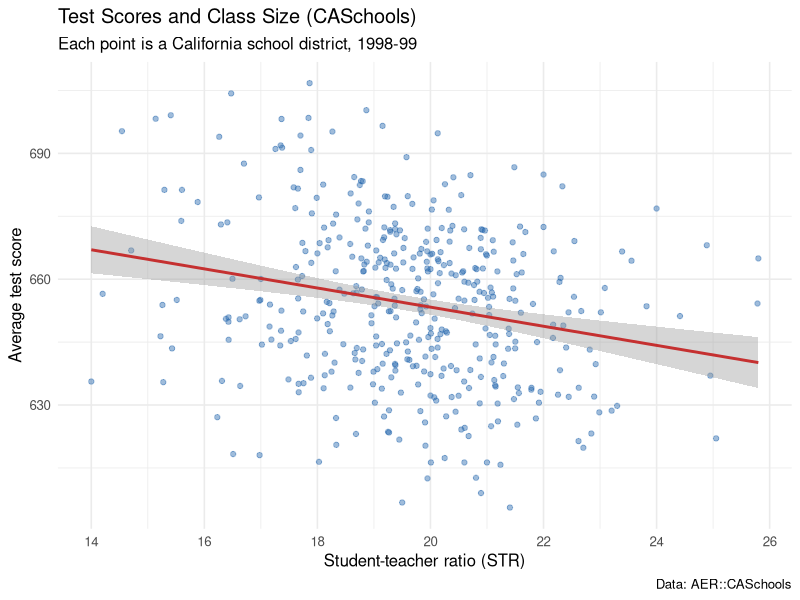
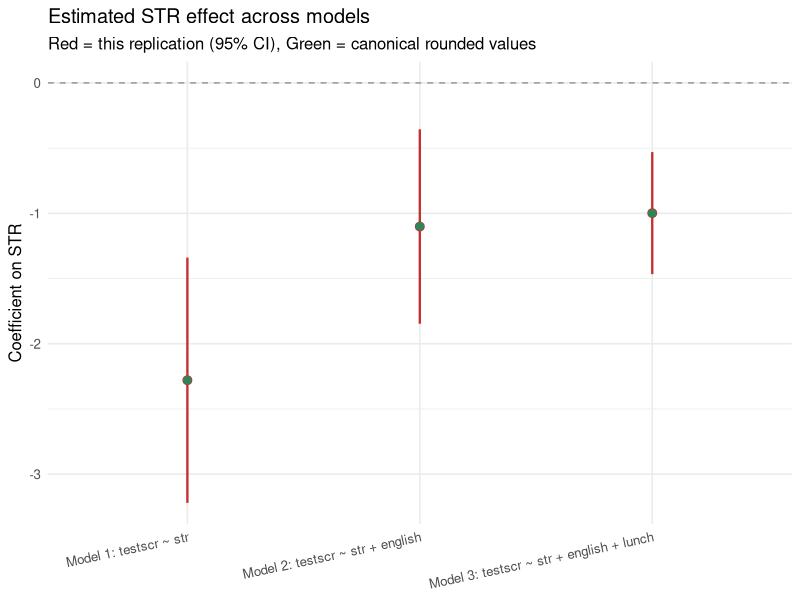

These figures' R source, in order:
suppressPackageStartupMessages({
  library(AER)
  library(tidyverse) })

dir.create("outputs", showWarnings = FALSE)

data("CASchools", package = "AER")

schools <- CASchools |>
  mutate(
    testscr = (read + math) / 2,
    str = students / teachers,
    english_pct = english,
    lunch_pct = lunch)

# Canonical specifications used in the Stock & Watson example.

# Model 1: baseline — does class size alone predict test scores?
# We expect negative coefficient on str (larger classes → lower scores, ~-2.28).
m1 <- lm(testscr ~ str, data = schools)

# Model 2: adds English-learner share to address omitted variable bias.
# Districts with high STR tend to also have more English learners (who score lower),
# so Model 1 likely overstates the pure class-size effect. Controlling for
# english_pct absorbs that confound; the STR coefficient shrinks toward ~-1.10.
m2 <- lm(testscr ~ str + english_pct, data = schools)

# Model 3: here we add lunch share (free/reduced-price lunch = poverty proxy).
# Controls further for socioeconomic disadvantage across districts. STR shrinks
# again toward ~-1.00, better isolating the class-size effect from poverty.
m3 <- lm(testscr ~ str + english_pct + lunch_pct, data = schools)

# Collect the STR coefficient and its standard error from each model into one table.
# str_se is used to build 95% confidence intervals: estimate ± 1.96 × SE.
coef_tbl <- tibble(
  model = c(
    "Model 1: testscr ~ str",
    "Model 2: testscr ~ str + english",
    "Model 3: testscr ~ str + english + lunch"),
  str_estimate = c(coef(m1)["str"], coef(m2)["str"], coef(m3)["str"]),
  str_se = c(
    sqrt(vcov(m1)["str", "str"]),
    sqrt(vcov(m2)["str", "str"]),
    sqrt(vcov(m3)["str", "str"]))) |>
  mutate(
    lower_95 = str_estimate - 1.96 * str_se,  # lower bound of 95% CI
    upper_95 = str_estimate + 1.96 * str_se)   # upper bound of 95% CI

# Rounded values from Stock and Watson that our estimates should match.
canonical <- tibble(
  model = coef_tbl$model,
  canonical_str = c(-2.28, -1.10, -1.00))

# This part joins the estimates to the benchmark values to see whether the replication matches them.
# `gap` measures the difference, and `matches_canonical` is TRUE if the gap is within 0.03 (which is generous for possible rounding error).
check_tbl <- coef_tbl |>
  left_join(canonical, by = "model") |>
  mutate(
    gap = str_estimate - canonical_str,
    matches_canonical = abs(gap) < 0.03)

# Saving the comparison table and the two plots
write_csv(check_tbl, "outputs/str_coefficients_check.csv")

scatter_plot <- ggplot(schools, aes(x = str, y = testscr)) +
  geom_point(alpha = 0.45, color = "#2B6CB0") +
  geom_smooth(method = "lm", se = TRUE, color = "#C53030") +
  labs(
    title = "Test Scores and Class Size (CASchools)",
    subtitle = "Each point is a California school district, 1998-99",
    x = "Student-teacher ratio (STR)",
    y = "Average test score",
    caption = "Data: AER::CASchools") +
  theme_minimal(base_size = 12)

coef_plot <- ggplot(check_tbl, aes(x = model, y = str_estimate)) +
  geom_hline(yintercept = 0, linetype = "dashed", color = "gray60") +
  geom_pointrange(aes(ymin = lower_95, ymax = upper_95), color = "#C53030", linewidth = 0.8) +
  geom_point(aes(y = canonical_str), color = "#2F855A", size = 2.2) +
  labs(
    title = "Estimated STR effect across models",
    subtitle = "Red = this replication (95% CI), Green = canonical rounded values",
    x = NULL,
    y = "Coefficient on STR") +
  theme_minimal(base_size = 12) +
  theme(axis.text.x = element_text(angle = 12, hjust = 1))

ggsave("outputs/test_scores_vs_str.png", scatter_plot, width = 8, height = 5, dpi = 160)
ggsave("outputs/str_coefficients.png", coef_plot, width = 8, height = 5, dpi = 160)

cat("\nReplication complete.\n")
cat("Saved:\n")
cat("- outputs/str_coefficients_check.csv\n")
cat("- outputs/test_scores_vs_str.png\n")
cat("- outputs/str_coefficients.png\n\n")
print(check_tbl)
